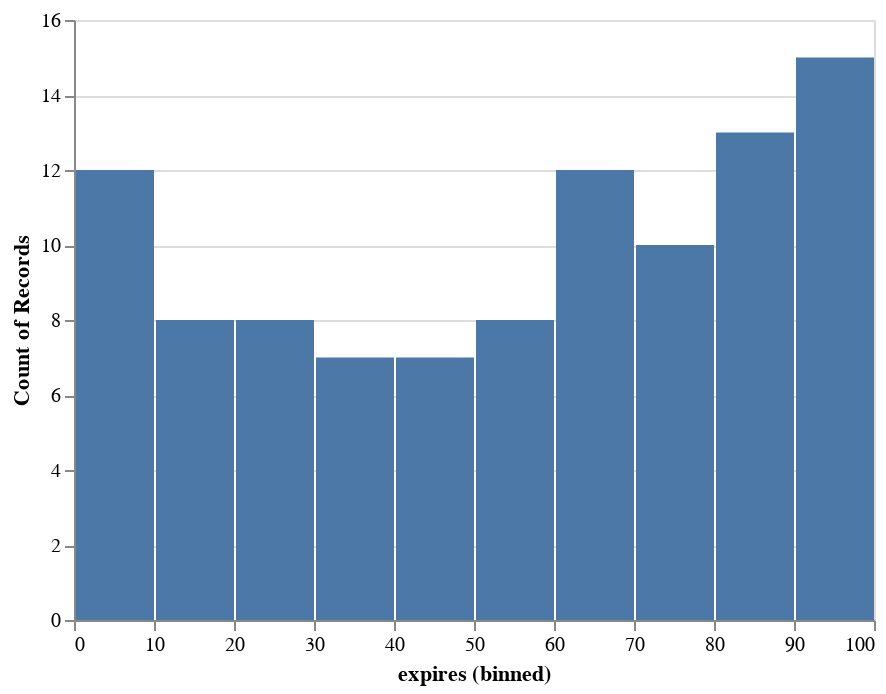

This figure's notebook cell:
### Code cell
# let's look at when the robots expired
alt.Chart(robotdata).mark_bar().encode(
    x=alt.X('expires:Q',bin=True),
    y='count()'
)

# for the example3 file we can see that there are more expirations at the end (but that's not always the case)

### Figure 1 — Vega-Lite specification as saved in the notebook (floating-point values rounded to 4 significant figures; data arrays with more than 128 entries replaced by an {"elided": "..."} marker saying what was removed)
{"config": {"view": {"continuousWidth": 400, "continuousHeight": 300}}, "data": {"name": "data-1888ed4ce414b72532e9a51d0b6009d2"}, "mark": "bar", "encoding": {"x": {"type": "quantitative", "bin": true, "field": "expires"}, "y": {"type": "quantitative", "aggregate": "count"}}, "$schema": "https://vega.github.io/schema/vega-lite/v4.8.1.json", "datasets": {"data-1888ed4ce414b72532e9a51d0b6009d2": {"elided": "151 records"}}}
